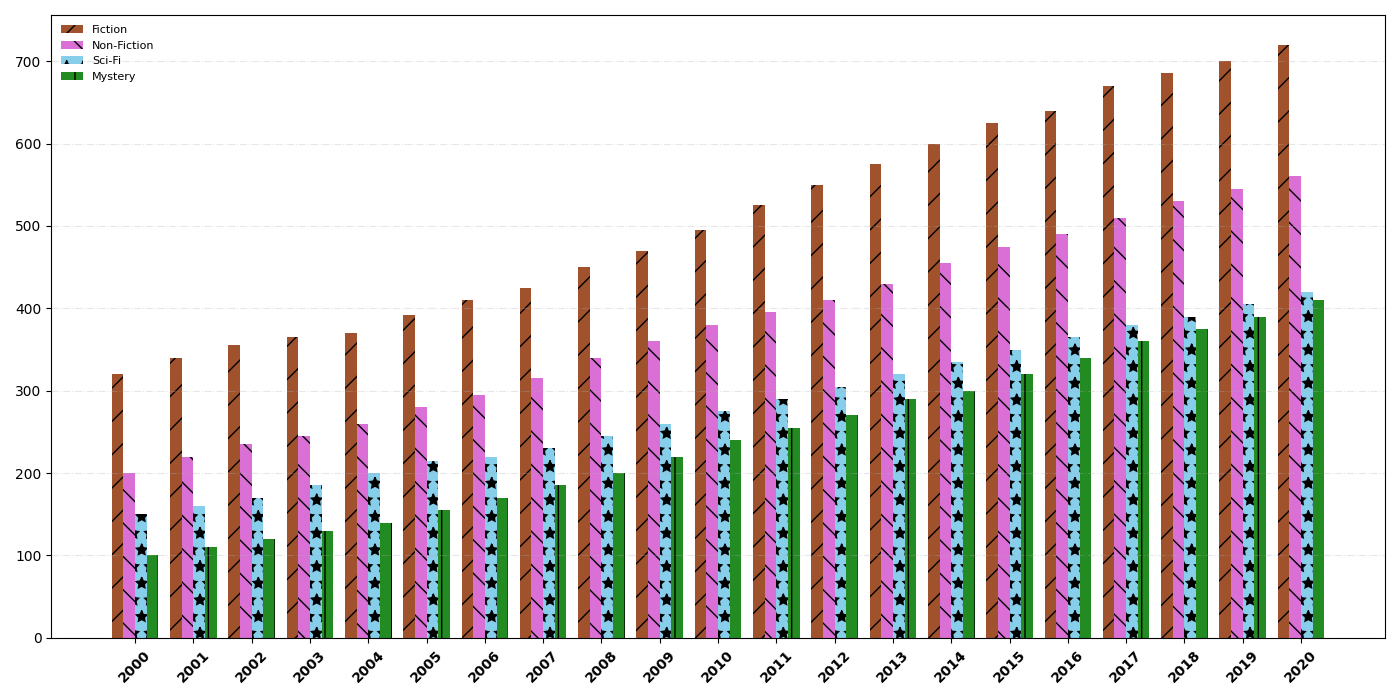

Recreate this plot in Python.
import matplotlib.pyplot as plt
import numpy as np

# Data
years = np.arange(2000, 2021)
fiction_books = np.array([320, 340, 355, 365, 370, 392, 410, 425, 450, 470, 495, 525, 550, 575, 600, 625, 640, 670, 685, 700, 720])
non_fiction_books = np.array([200, 220, 235, 245, 260, 280, 295, 315, 340, 360, 380, 395, 410, 430, 455, 475, 490, 510, 530, 545, 560])
scifi_books = np.array([150, 160, 170, 185, 200, 215, 220, 230, 245, 260, 275, 290, 305, 320, 335, 350, 365, 380, 390, 405, 420])
mystery_books = np.array([100, 110, 120, 130, 140, 155, 170, 185, 200, 220, 240, 255, 270, 290, 300, 320, 340, 360, 375, 390, 410])

# Calculate total and sort
total_books_per_genre = fiction_books + non_fiction_books + scifi_books + mystery_books
sorted_indices = np.argsort(total_books_per_genre)

# Sorting
years = years[sorted_indices]
fiction_books = fiction_books[sorted_indices]
non_fiction_books = non_fiction_books[sorted_indices]
scifi_books = scifi_books[sorted_indices]
mystery_books = mystery_books[sorted_indices]

# Plot
fig, ax = plt.subplots(figsize=(14, 7))
width = 0.2
x = np.arange(len(years))

# Bar chart with altered styles
ax.bar(x - 1.5*width, fiction_books, width, color='sienna', label='Fiction', hatch='/')
ax.bar(x - 0.5*width, non_fiction_books, width, color='orchid', label='Non-Fiction', hatch='\\')
ax.bar(x + 0.5*width, scifi_books, width, color='skyblue', label='Sci-Fi', hatch='*')
ax.bar(x + 1.5*width, mystery_books, width, color='forestgreen', label='Mystery', hatch='|')

ax.set_xticks(x)
ax.set_xticklabels(years, rotation=45, fontsize=10, fontweight='bold')
ax.legend(loc='upper left', fontsize=8, frameon=False)

ax.spines['right'].set_visible(True)
ax.spines['top'].set_visible(True)
ax.yaxis.grid(True, linestyle='-.', alpha=0.3)
ax.set_axisbelow(False)

plt.tight_layout()
plt.show()
